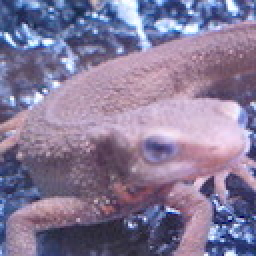
#> input picture assets/imori.jpg, 128 x 128 px (shown 2 times larger)
$ jupyter execute Untitled1.ipynb
#> lines starting #> are read from the running program, lines starting #| are printed output that depends on the picture
[cell 1]
import cv2
import numpy as np
from matplotlib import pyplot as plt

[cell 2]
# Read image
img = cv2.imread("../assets/imori.jpg")
#> img is the input picture: shape (128, 128, 3); mean B, G, R 152.8, 121.8, 134.1
# BGR -> Gray
gray = cv2.cvtColor(img, cv2.COLOR_BGR2GRAY)
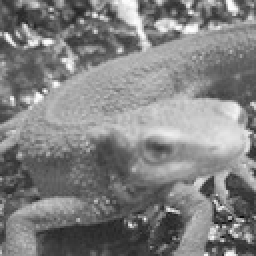
#> gray: shape (128, 128) (shown 2 times larger); min 11, max 254, mean 129
# BGR -> HSV
hsv = cv2.cvtColor(img, cv2.COLOR_BGR2HSV)
#> hsv: shape (128, 128, 3); mean H, S, V 137.6, 67.6, 156.4

[cell 3]
plt.figure(figsize=(25,25))   # Change Figure size  plt.figure(figsize)
plt.subplot(1,3,1)   # Plot plt.subplot(H, W, N)
plt.imshow(img[:, :, ::-1])
plt.subplot(1,3,2)
plt.imshow(gray, cmap="gray")   # Gray with matplotlib -> cmap = "gray"
plt.subplot(1,3,3)
plt.imshow(hsv[:,:,::-1])
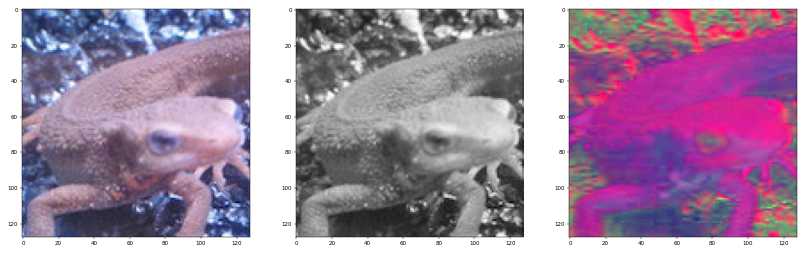
#> figure drawn by matplotlib, 3 panels

$ run again, with assets/blox.jpg copied over assets/imori.jpg
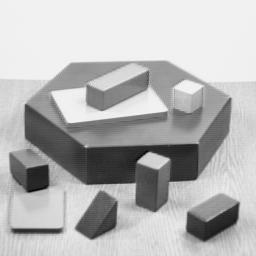
#> input picture assets/blox.jpg, 256 x 256 px
#> img is the input picture: shape (256, 256, 3); min 0, max 252, mean 182.8
#> hsv: shape (256, 256, 3); mean H, S, V 0, 0, 182.8
#> `[cell 3] plt.figure(figsize=(25,25))   # Change Figure size  plt.figur..`:
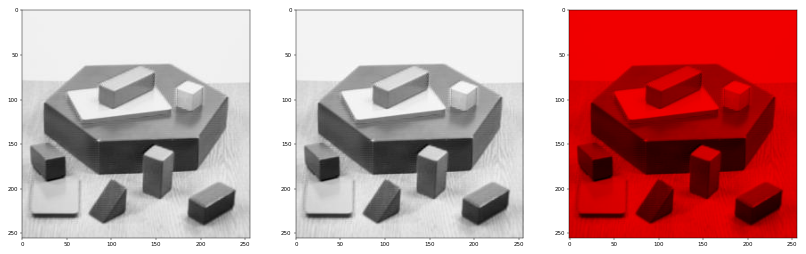
#> figure drawn by matplotlib, 3 panels

$ run again, with assets/thorino.jpg copied over assets/imori.jpg
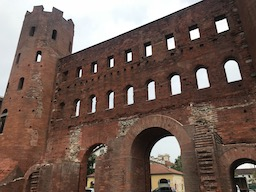
#> input picture assets/thorino.jpg, 256 x 192 px
#> img is the input picture: shape (192, 256, 3); mean B, G, R 85.6, 94.3, 114.5
#> `gray = cv2.cvtColor(img, cv2.COLOR_BGR2GRAY)`:
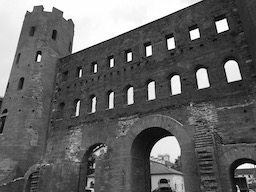
#> gray: shape (192, 256); min 0, max 255, mean 99.4
#> hsv: shape (192, 256, 3); mean H, S, V 24.2, 86.9, 115.5
#> `[cell 3] plt.figure(figsize=(25,25))   # Change Figure size  plt.figur..`:
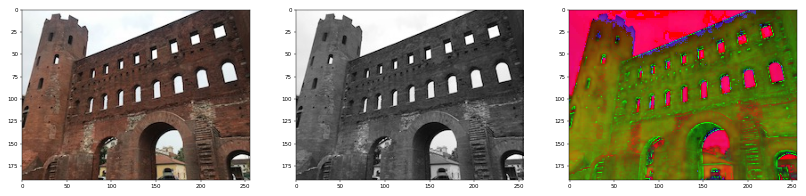
#> figure drawn by matplotlib, 3 panels
